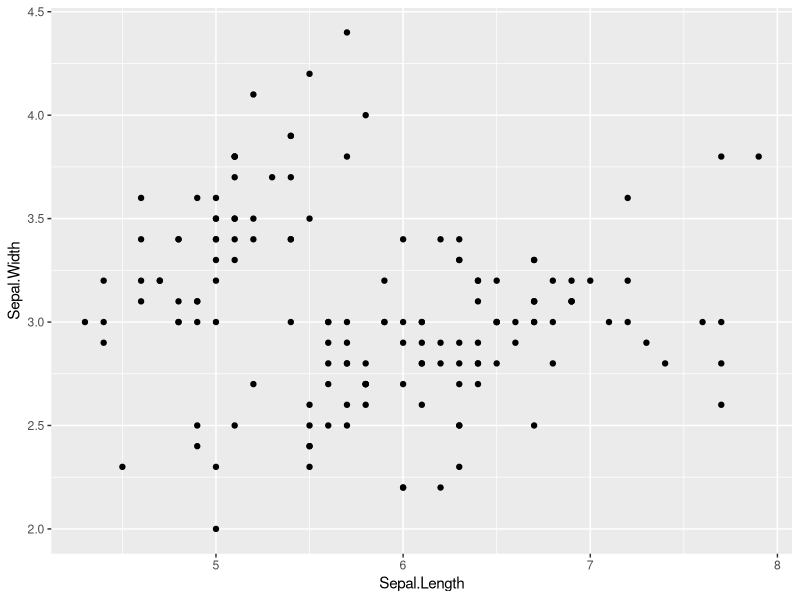
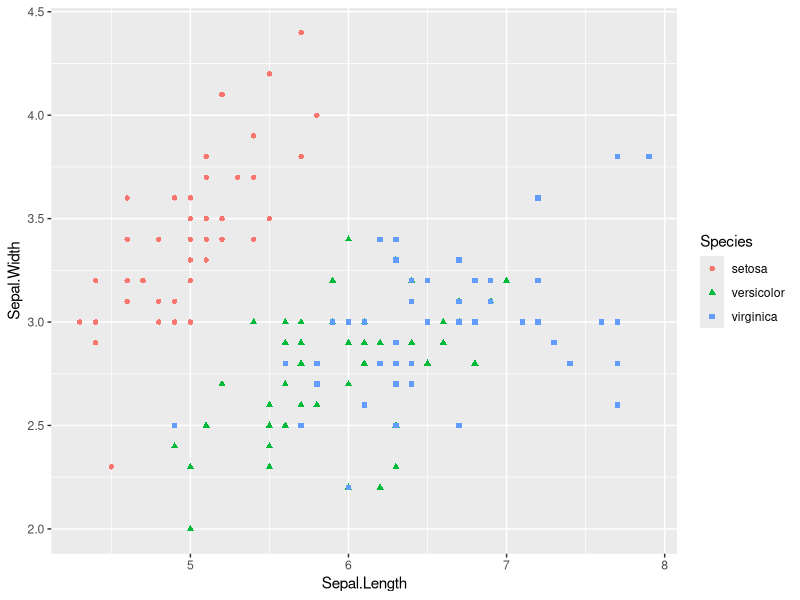
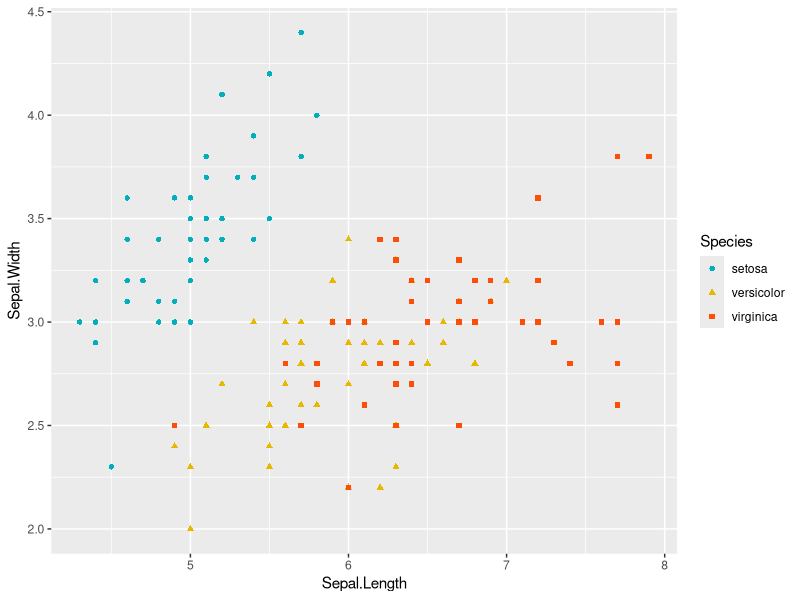
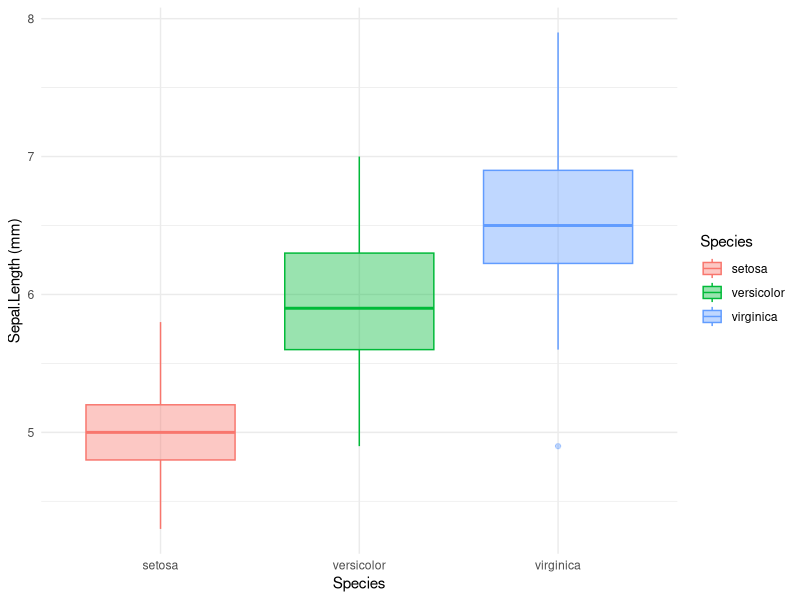

Here is the R script that generated these plots, in order:
## ---- chunk 1
getwd()
## ---- chunk 2
a=2+3
b="madame"
## ---- chunk 3
a
b
## ---- chunk 4
log(a) # to obtain the logarithm of a
sqrt(a)# to obtain the square root of a
## ---- chunk 5
# we can compare it
log(a)>sqrt(a)
## ---- chunk 6
V1<-c(2,6,9) # numeric vector
V2<-c("monday","Tuesday","Wednesday")# character vector
V3<-rep(6, 3) # repetition of the same value
V4=seq(1,3,0.1)
V5=c(1:100)
V5
# sequence of number
# to know the number of value inside a vector
length(V1)

# continue with other Vector
# What do you think in V4?
## ---- chunk 7
#Filtering a vector according to criteria
# Example : with list of value (a vector)

x = c(1,3,5,3,2,1,4,6,4,7,5,4,3)

# get element from 2 to 6

x[2:6]

# get elements 3 et 5 from x.

x[c(3,5)]

# get value more than 5.

x[x>5]

# get value of  x where x is equal to 5.

x[x==5]

# return elements form x the the value different from 5

x[x!=5] 
## ---- chunk 8
#Filter a vector according to several criteria

# 3 lists : ages, sexes et poids

age = c(20,30,40,15,22,24,36,38)

sexe = c("F","M","F","M","F","M","F","M")

poids =c(75,76,73,72,64,76,73,72)

# get value from age greater than 20 and less than 30.

age[age>20&age<30]

# Recovering "poids" for those who are older than 25 and female

poids[age>25&sexe=="F"]

#Retrieve age values below 20 or above 30.

age[age<20|age>30]
## ---- chunk 9
library(datasets) #load packages with example of datasets
data(iris) #loads data frame
str(iris) # return the different type of vector
View(iris) # view data frame in a table
## ---- chunk 10
# Get value inside data.frame
iris[3] # to get 3rd value from the first line 
iris[3,4] # data[line, column]
iris[5:10,2:4] # to get value from the line 5 to 10  for the columns/variables 2 to 4
iris[5:10,]  # to get value from the line 5 to 10 for all  columns
iris[,3] # to all lines form third column (or vector)
iris$Petal.Length # to all lines form Petal.Length vecotor
## ---- chunk 11
date<-c("1_monday","2_Tuesday","3_Wednesday", "4_Thursday","5_Friday", "6_Sturday", "7_Sunday")
temperature<-c(24,27,25,22,30,21,28)# deg Celsius
rain<-c(1,0,0,5,2,0,0)# rain in mm

df<-data.frame(date, temperature,rain)# makes data.frame

#To select a column or vector. We use $ to target a vector inside a data frame
df$temperature

df$temperature[2] # to obtain the 2nd element of the vector temperature. 

# Bonus adding a line in our data frame
day<-list("8_monday", 29, 1)# here we use list() instead of c() because there is multiple class in inside row
new_def<-rbind(df,day)# add row to a data frame
new_def
## ---- chunk 12
df2 <- data.frame(x = c(TRUE, FALSE, NA, NA), y = c(12, 34, 56, 78))
df2
row.names(df2) <- 1 : 4 # give number of lines as names of the row
colnames(df2) <- c("Ilove", "R")
df2 # what do you see
class(df2)
str(df2)
## ---- chunk 13
head(df)
class(df)
str(df)
apply(df[,2:3], 2, mean)# return mean for the numerical column of the data.frame. apply(data,margin,fun). For margin parameter the value 1 return mean for each row, for margin=2 return mean for each selected column.
## ---- chunk 14
tidyverse::tidyverse_packages()
## ---- chunk 15
data("iris")
#To select a variable with tidyverse
dplyr::select(iris, Species)
## ---- chunk 16
#To select several variables with tidyverse
dplyr::select(iris,Species, Sepal.Length, Sepal.Width)

# To select several lines inside data frame 
dplyr::slice(iris,22:30)
# I can affect it to an object 

subdata=dplyr::slice(iris,22:30)

#or choosing different lines
myline=c(22, 38, 120) # I build a vector containing the line that I want
dplyr::slice(iris,myline)
## ---- chunk 17
library(dplyr)
iris %>%
filter(Sepal.Length > 6) %>% # filtered using size of Sepal Length
filter(Species == "versicolor") # and the species 

## ---- chunk 18
iris %>%
 select(Sepal.Length, Species) %>%
 mutate(Sepal.Length2 = Sepal.Length * 2)%>%
 mutate(Sepal.Length2_squared = Sepal.Length2 * Sepal.Length2)

iris %>%
  select(Sepal.Length, Species) %>%
  mutate(Sepal.Length = Sepal.Length / mean(Sepal.Length, na.rm = TRUE))

#Sepal.Length_norm is calculated using the mean of the Sepal.Length for all data set.

iris %>%
  select(Sepal.Length, Species) %>%
  group_by(Species) %>%
  mutate(Sepal.Length_norm = Sepal.Length / mean(Sepal.Length, na.rm = TRUE))

# In this last example Sepal.Length_norm is calculated using the mean of the Sepal.Length for each species using group_by()
## ---- chunk 19
iris_modif<-iris %>%
  select(Sepal.Length, Species) %>%
  group_by(Species) %>%
  mutate(Sepal.Length_norm = Sepal.Length / mean(Sepal.Length, na.rm = TRUE))
## ---- chunk 20
library(ggplot2)
# scatter plot 
ggplot(data = iris, aes(Sepal.Length, Sepal.Width))+ #  what I want to represent 
  geom_point() # how I represent it 
## ---- chunk 21
# We can calorize and give a shape by month 
# scatter plot 
ggplot(data = iris, aes(Sepal.Length, Sepal.Width))+ 
  geom_point(aes(color = Species, shape = Species)) # shape is the same thing with classical plot on R
## ---- chunk 22
# You can change manually color with la fonction scale_color_manual()
ggplot(data = iris, aes(Sepal.Length, Sepal.Width))+  
 geom_point(aes(color = Species, shape = Species))  +
  scale_color_manual(values = c("#00AFBB", "#E7B800", "#FC4E07"))
## ---- chunk 23
#Boxplot 
ggplot(data = iris, aes(Species, Sepal.Length))+ #  what I want to represent 
  geom_boxplot(aes(color=Species, fill=Species), alpha=0.4)+# how I represent it. Here I changed geometry using boxplot.
  labs(x="Species", y="Sepal.Length (mm)")+
  theme_minimal()
